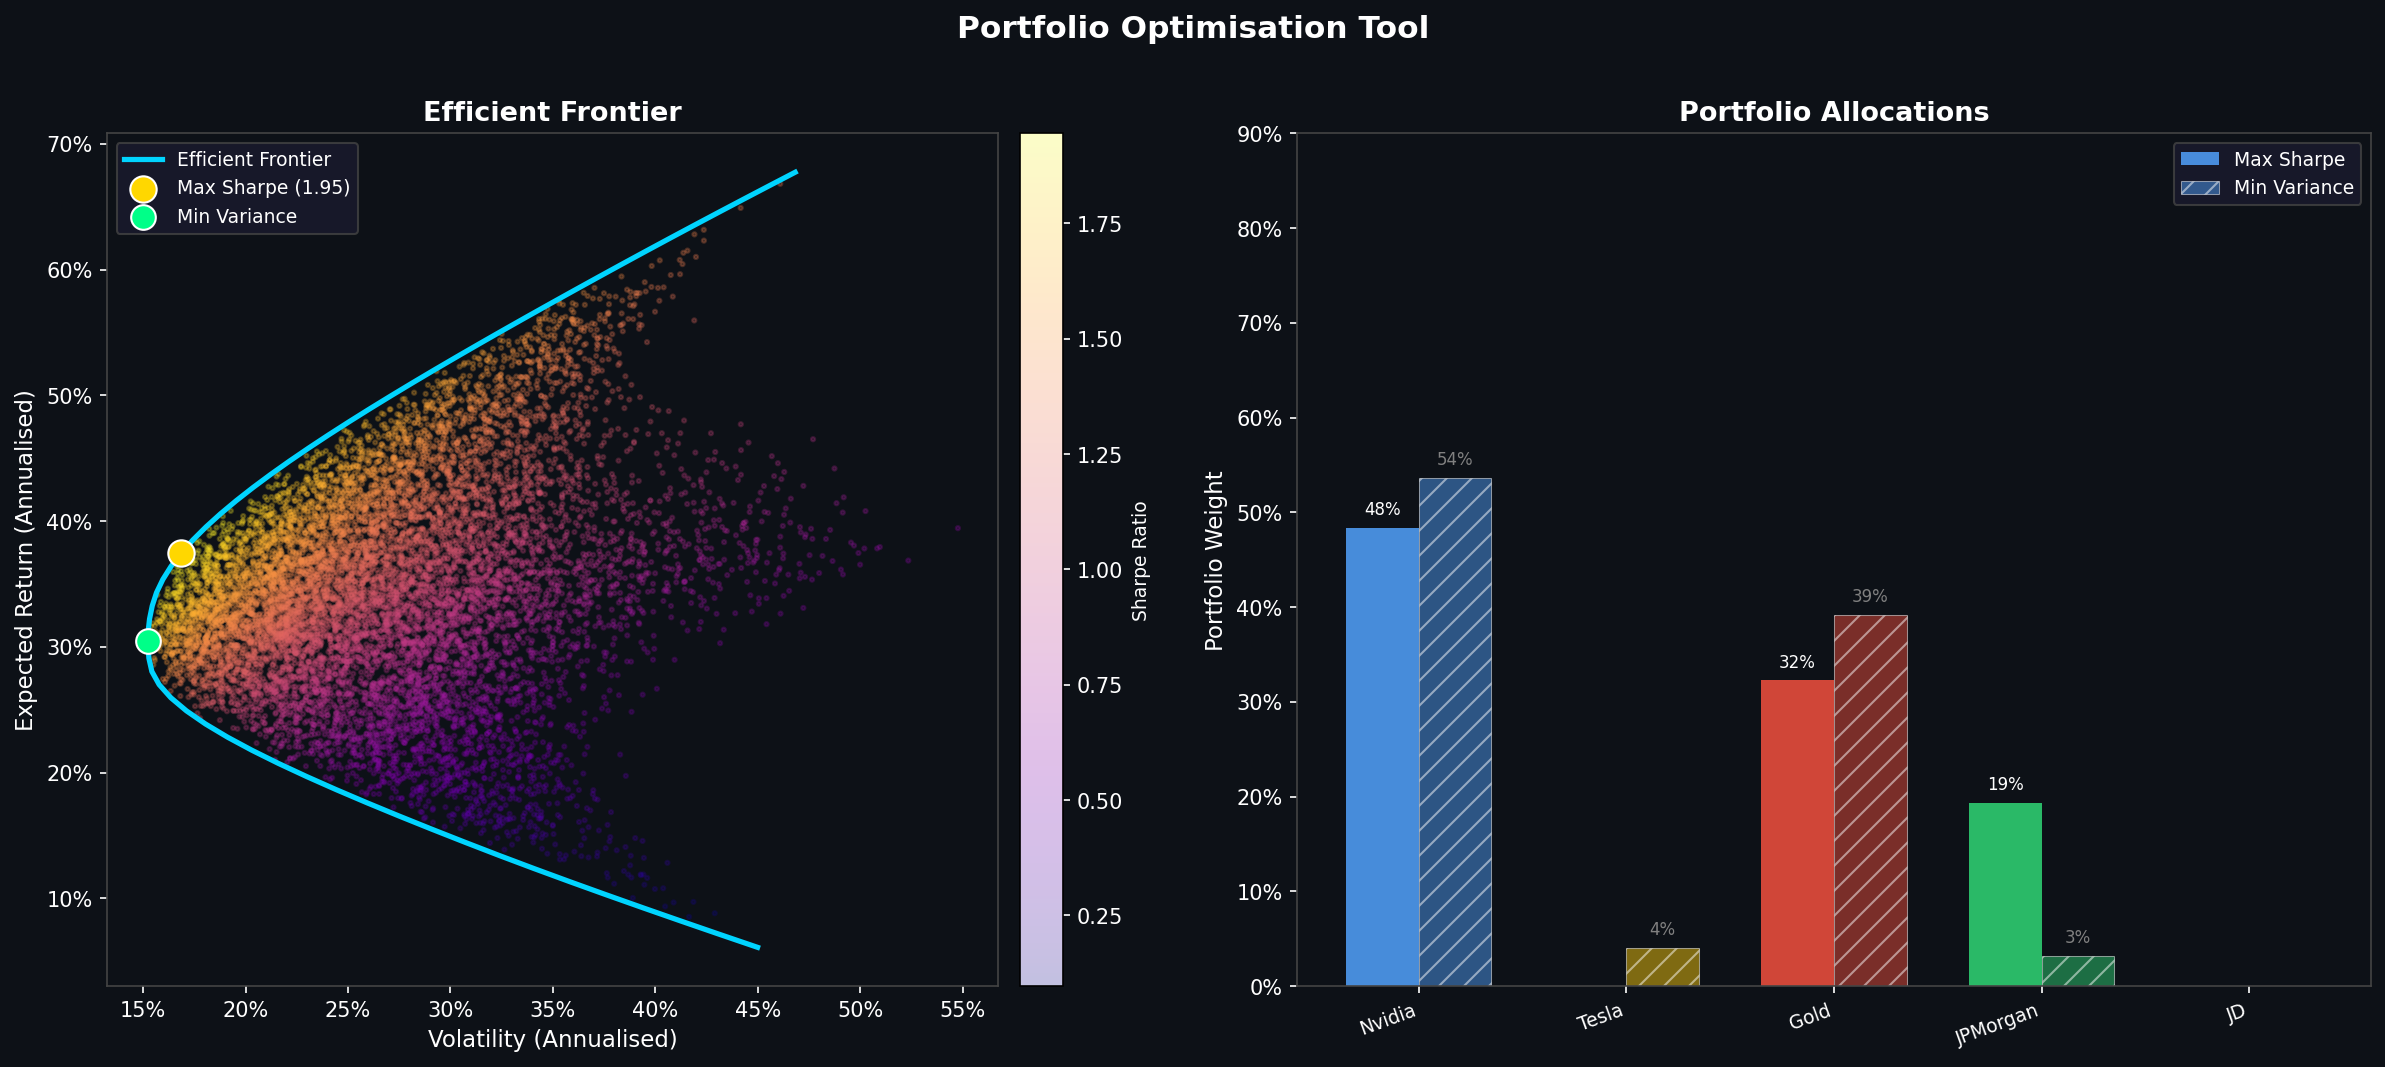

Write Python code to recreate this figure.


"""
Portfolio Optimisation Tool
============================
Author: Sam Sousa

What this tool does:
  - Simulates 10,000 random portfolios across 5 asset classes
  - Plots the efficient frontier (best risk/return combinations)
  - Finds the maximum Sharpe ratio portfolio (optimal risk-adjusted return)
  - Finds the minimum variance portfolio (lowest possible risk)
  - Outputs allocation charts for both optimal portfolios

How to run:
  1. Install dependencies: pip install numpy pandas scipy matplotlib yfinance
  2. Run: python portfolio_optimisation.py

To use real market data instead of synthetic data:
  - Uncomment the yfinance block in Section 1
  - Replace TICKERS with your chosen assets
"""

import numpy as np
import pandas as pd
import matplotlib
matplotlib.use("Agg")            # Use non-interactive backend (safe for all systems)
import matplotlib.pyplot as plt
from scipy.optimize import minimize

# =============================================================================
# SECTION 1: DATA
# =============================================================================
# We use synthetic data here because the yfinance API requires internet access.
# In a real deployment, replace this block with:
#
import yfinance as yf
TICKERS = ["NVDA", "TSLA", "GLD", "JPM", "JD"]
raw = yf.download(TICKERS, period="3y", auto_adjust=True)["Close"]
returns = raw.pct_change().dropna()
returns.columns = ["Nvidia", "Tesla", "Gold", "JPMorgan", "JD"]
#
# The rest of the script is identical either way.



# =============================================================================
# SECTION 2: EXPECTED RETURNS AND COVARIANCE MATRIX
# =============================================================================
# mu_annual: the expected annual return for each asset
# cov_annual: how assets move together (covariance). If two assets are negatively
#             correlated, holding both reduces overall portfolio risk.

mu_annual  = returns.mean() * 252
cov_annual = returns.cov()  * 252

N_ASSETS    = len(mu_annual)
ASSET_NAMES = list(mu_annual.index)
RISK_FREE   = 0.045   # Approximate risk-free rate (e.g. short-dated UK gilts or US T-bills)

# =============================================================================
# SECTION 3: PORTFOLIO METRIC FUNCTIONS
# =============================================================================

def portfolio_return(weights, mu):
    """
    Expected return of the portfolio.
    weights: array of allocations to each asset (must sum to 1)
    mu: array of expected returns per asset
    """
    return np.dot(weights, mu)


def portfolio_volatility(weights, cov):
    """
    Risk of the portfolio, measured as annualised standard deviation.
    The covariance matrix captures how assets co-move.
    Diversification reduces volatility when assets are not perfectly correlated.
    """
    variance = weights @ cov @ weights   # matrix multiplication
    return np.sqrt(variance)


def sharpe_ratio(weights, mu, cov, rf=RISK_FREE):
    """
    Sharpe Ratio = (Portfolio Return - Risk-Free Rate) / Portfolio Volatility
    Measures how much excess return you earn per unit of risk.
    A Sharpe above 1.0 is generally considered good.
    """
    ret = portfolio_return(weights, mu)
    vol = portfolio_volatility(weights, cov)
    return (ret - rf) / vol

# =============================================================================
# SECTION 4: MONTE CARLO SIMULATION
# =============================================================================
# Generate 10,000 portfolios with random weights.
# This gives us a cloud of points in risk-return space.
# The efficient frontier sits on the upper-left edge of that cloud.

N_SIMULATIONS = 10_000
sim_returns = np.zeros(N_SIMULATIONS)
sim_vols    = np.zeros(N_SIMULATIONS)
sim_sharpes = np.zeros(N_SIMULATIONS)

for i in range(N_SIMULATIONS):
    # Dirichlet distribution gives random weights that always sum to 1
    w = np.random.dirichlet(np.ones(N_ASSETS))
    sim_returns[i] = portfolio_return(w, mu_annual)
    sim_vols[i]    = portfolio_volatility(w, cov_annual)
    sim_sharpes[i] = sharpe_ratio(w, mu_annual, cov_annual)

# =============================================================================
# SECTION 5: EFFICIENT FRONTIER
# =============================================================================
# For each target return level, find the minimum-risk portfolio that achieves it.
# Plotting these points traces the efficient frontier.
# Any portfolio below this line is suboptimal — same risk, less return.

def min_vol_for_return(target_return, mu, cov):
    """Minimise volatility subject to achieving a specific return."""
    constraints = [
        {"type": "eq", "fun": lambda w: np.sum(w) - 1},                      # weights sum to 1
        {"type": "eq", "fun": lambda w: portfolio_return(w, mu) - target_return}  # hit target return
    ]
    bounds = [(0, 1)] * N_ASSETS   # no short selling
    return minimize(
        portfolio_volatility,
        x0=np.ones(N_ASSETS) / N_ASSETS,   # start from equal weights
        args=(cov,),
        method="SLSQP",
        bounds=bounds,
        constraints=constraints
    )

target_returns   = np.linspace(mu_annual.min(), mu_annual.max(), 60)
frontier_vols    = []
frontier_rets    = []
frontier_weights = []

for target in target_returns:
    res = min_vol_for_return(target, mu_annual, cov_annual)
    if res.success:
        frontier_vols.append(portfolio_volatility(res.x, cov_annual))
        frontier_rets.append(target)
        frontier_weights.append(res.x)

frontier_vols = np.array(frontier_vols)
frontier_rets = np.array(frontier_rets)

# =============================================================================
# SECTION 6: MAXIMUM SHARPE RATIO PORTFOLIO
# =============================================================================
# The tangency portfolio: the single point on the efficient frontier that
# maximises return per unit of risk. This is what most asset managers target
# when constructing a risk-adjusted optimal portfolio.

def neg_sharpe(weights, mu, cov, rf):
    """We minimise negative Sharpe to find the maximum."""
    return -sharpe_ratio(weights, mu, cov, rf)

sharpe_result = minimize(
    neg_sharpe,
    x0=np.ones(N_ASSETS) / N_ASSETS,
    args=(mu_annual, cov_annual, RISK_FREE),
    method="SLSQP",
    bounds=[(0, 1)] * N_ASSETS,
    constraints=[{"type": "eq", "fun": lambda w: np.sum(w) - 1}]
)

opt_weights = sharpe_result.x
opt_return  = portfolio_return(opt_weights, mu_annual)
opt_vol     = portfolio_volatility(opt_weights, cov_annual)
opt_sharpe  = sharpe_ratio(opt_weights, mu_annual, cov_annual)

# =============================================================================
# SECTION 7: MINIMUM VARIANCE PORTFOLIO
# =============================================================================
# The leftmost point on the frontier. Pure risk minimisation with no return target.
# Used by ultra-conservative mandates or as a benchmark for risk budgeting.

minvar_result = minimize(
    portfolio_volatility,
    x0=np.ones(N_ASSETS) / N_ASSETS,
    args=(cov_annual,),
    method="SLSQP",
    bounds=[(0, 1)] * N_ASSETS,
    constraints=[{"type": "eq", "fun": lambda w: np.sum(w) - 1}]
)

mv_weights = minvar_result.x
mv_return  = portfolio_return(mv_weights, mu_annual)
mv_vol     = portfolio_volatility(mv_weights, cov_annual)
mv_sharpe  = sharpe_ratio(mv_weights, mu_annual, cov_annual)

# =============================================================================
# SECTION 8: PRINT RESULTS
# =============================================================================

print("=" * 55)
print("MAXIMUM SHARPE RATIO PORTFOLIO")
print("=" * 55)
print(f"  Expected Return : {opt_return:.2%}")
print(f"  Volatility      : {opt_vol:.2%}")
print(f"  Sharpe Ratio    : {opt_sharpe:.3f}")
print()
print("  Allocations:")
for name, w in zip(ASSET_NAMES, opt_weights):
    print(f"    {name:<18} {w:.1%}")

print()
print("=" * 55)
print("MINIMUM VARIANCE PORTFOLIO")
print("=" * 55)
print(f"  Expected Return : {mv_return:.2%}")
print(f"  Volatility      : {mv_vol:.2%}")
print(f"  Sharpe Ratio    : {mv_sharpe:.3f}")
print()
print("  Allocations:")
for name, w in zip(ASSET_NAMES, mv_weights):
    print(f"    {name:<18} {w:.1%}")

# =============================================================================
# SECTION 9: PLOT
# =============================================================================

fig, axes = plt.subplots(1, 2, figsize=(16, 7))
fig.patch.set_facecolor("#0d1117")

for ax in axes:
    ax.set_facecolor("#0d1117")
    ax.tick_params(colors="white")
    ax.xaxis.label.set_color("white")
    ax.yaxis.label.set_color("white")
    ax.title.set_color("white")
    for spine in ax.spines.values():
        spine.set_edgecolor("#444")

# Left panel: Efficient Frontier
ax1 = axes[0]
sc = ax1.scatter(sim_vols, sim_returns, c=sim_sharpes, cmap="plasma",
                 alpha=0.25, s=4, zorder=1)
ax1.plot(frontier_vols, frontier_rets, color="#00d4ff", linewidth=2.5,
         label="Efficient Frontier", zorder=3)
ax1.scatter(opt_vol, opt_return, color="#ffd700", s=160, zorder=5,
            label=f"Max Sharpe ({opt_sharpe:.2f})", edgecolors="white", linewidths=1)
ax1.scatter(mv_vol, mv_return, color="#00ff88", s=140, zorder=5,
            label="Min Variance", edgecolors="white", linewidths=1)
ax1.set_xlabel("Volatility (Annualised)", fontsize=11)
ax1.set_ylabel("Expected Return (Annualised)", fontsize=11)
ax1.set_title("Efficient Frontier", fontsize=13, fontweight="bold")
ax1.xaxis.set_major_formatter(plt.FuncFormatter(lambda x, _: f"{x:.0%}"))
ax1.yaxis.set_major_formatter(plt.FuncFormatter(lambda y, _: f"{y:.0%}"))
ax1.legend(facecolor="#1a1a2e", edgecolor="#444", labelcolor="white", fontsize=9)
cbar = fig.colorbar(sc, ax=ax1, pad=0.02)
cbar.set_label("Sharpe Ratio", color="white", fontsize=9)
cbar.ax.yaxis.set_tick_params(color="white")
plt.setp(cbar.ax.yaxis.get_ticklabels(), color="white")

# Right panel: Allocation Bar Chart
ax2 = axes[1]
colours = ["#4e9af1", "#f1c40f", "#e74c3c", "#2ecc71", "#9b59b6"]
x = np.arange(N_ASSETS)
width = 0.35

bars1 = ax2.bar(x - width/2, opt_weights, width, color=colours, alpha=0.9, label="Max Sharpe")
bars2 = ax2.bar(x + width/2, mv_weights,  width, color=colours, alpha=0.5,
                label="Min Variance", hatch="//", edgecolor="white", linewidth=0.5)
ax2.set_xticks(x)
ax2.set_xticklabels(ASSET_NAMES, rotation=20, ha="right", fontsize=9, color="white")
ax2.yaxis.set_major_formatter(plt.FuncFormatter(lambda y, _: f"{y:.0%}"))
ax2.set_ylabel("Portfolio Weight", fontsize=11)
ax2.set_title("Portfolio Allocations", fontsize=13, fontweight="bold")
ax2.set_ylim(0, 0.9)
ax2.legend(facecolor="#1a1a2e", edgecolor="#444", labelcolor="white", fontsize=9)

for bar in bars1:
    h = bar.get_height()
    if h > 0.02:
        ax2.text(bar.get_x() + bar.get_width()/2, h + 0.01, f"{h:.0%}",
                 ha="center", va="bottom", fontsize=8, color="white")
for bar in bars2:
    h = bar.get_height()
    if h > 0.02:
        ax2.text(bar.get_x() + bar.get_width()/2, h + 0.01, f"{h:.0%}",
                 ha="center", va="bottom", fontsize=8, color="gray")

plt.suptitle("Portfolio Optimisation Tool", fontsize=15, fontweight="bold",
             color="white", y=1.01)
plt.tight_layout()
plt.savefig("portfolio_optimisation.png", dpi=150, bbox_inches="tight",
            facecolor="#0d1117")
print("\nChart saved as portfolio_optimisation.png")
